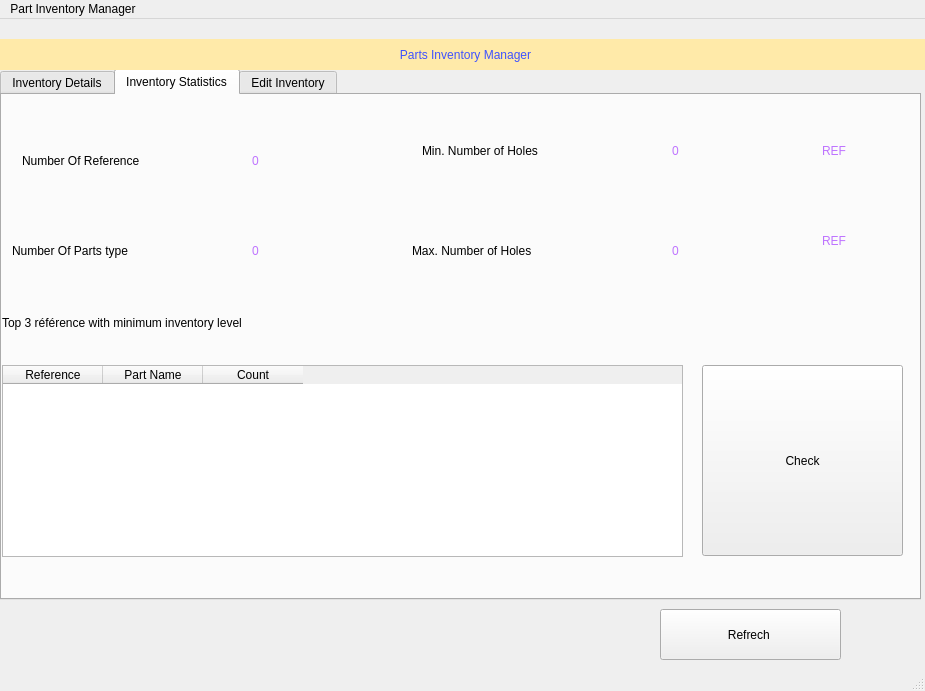
<?xml version="1.0" encoding="UTF-8"?>
<ui version="4.0">
 <class>MainWindow</class>
 <widget class="QMainWindow" name="MainWindow">
  <property name="geometry">
   <rect>
    <x>0</x>
    <y>0</y>
    <width>925</width>
    <height>691</height>
   </rect>
  </property>
  <property name="windowTitle">
   <string>MainWindow</string>
  </property>
  <widget class="QWidget" name="centralwidget">
   <widget class="QTabWidget" name="ll">
    <property name="geometry">
     <rect>
      <x>0</x>
      <y>50</y>
      <width>921</width>
      <height>531</height>
     </rect>
    </property>
    <property name="styleSheet">
     <string notr="true">font: 75 italic 16pt &quot;Century Schoolbook L&quot;;</string>
    </property>
    <property name="currentIndex">
     <number>1</number>
    </property>
    <widget class="QWidget" name="tab">
     <attribute name="title">
      <string>Inventory Details</string>
     </attribute>
     <widget class="QLabel" name="label_2">
      <property name="geometry">
       <rect>
        <x>20</x>
        <y>30</y>
        <width>521</width>
        <height>16</height>
       </rect>
      </property>
      <property name="text">
       <string>Search of references with count level lower of equal to:</string>
      </property>
     </widget>
     <widget class="QTableWidget" name="table">
      <property name="geometry">
       <rect>
        <x>0</x>
        <y>80</y>
        <width>911</width>
        <height>401</height>
       </rect>
      </property>
      <property name="styleSheet">
       <string notr="true">font: 75 italic 9.5pt &quot;Century Schoolbook L&quot;;</string>
      </property>
      <column>
       <property name="text">
        <string>ID</string>
       </property>
      </column>
      <column>
       <property name="text">
        <string>Reference</string>
       </property>
      </column>
      <column>
       <property name="text">
        <string>Part Name</string>
       </property>
      </column>
      <column>
       <property name="text">
        <string>Min Area</string>
       </property>
      </column>
      <column>
       <property name="text">
        <string>Max Area</string>
       </property>
      </column>
      <column>
       <property name="text">
        <string>Number Of Holes</string>
       </property>
      </column>
      <column>
       <property name="text">
        <string>Min diameter</string>
       </property>
      </column>
      <column>
       <property name="text">
        <string>Max Diameter</string>
       </property>
      </column>
      <column>
       <property name="text">
        <string>Count</string>
       </property>
      </column>
     </widget>
     <widget class="QSpinBox" name="count_filter_txt">
      <property name="geometry">
       <rect>
        <x>550</x>
        <y>20</y>
        <width>91</width>
        <height>41</height>
       </rect>
      </property>
     </widget>
     <widget class="QPushButton" name="search_btn">
      <property name="geometry">
       <rect>
        <x>680</x>
        <y>30</y>
        <width>191</width>
        <height>31</height>
       </rect>
      </property>
      <property name="text">
       <string>Search</string>
      </property>
     </widget>
    </widget>
    <widget class="QWidget" name="tab_3">
     <attribute name="title">
      <string>Inventory Statistics</string>
     </attribute>
     <widget class="QLabel" name="label_3">
      <property name="geometry">
       <rect>
        <x>20</x>
        <y>20</y>
        <width>221</width>
        <height>91</height>
       </rect>
      </property>
      <property name="text">
       <string>Number Of Reference</string>
      </property>
     </widget>
     <widget class="QLabel" name="label_4">
      <property name="geometry">
       <rect>
        <x>10</x>
        <y>110</y>
        <width>221</width>
        <height>91</height>
       </rect>
      </property>
      <property name="text">
       <string>Number Of Parts type</string>
      </property>
     </widget>
     <widget class="QLabel" name="lbl_ref_nbr">
      <property name="geometry">
       <rect>
        <x>250</x>
        <y>20</y>
        <width>71</width>
        <height>91</height>
       </rect>
      </property>
      <property name="styleSheet">
       <string notr="true">font: 75 italic 16pt &quot;Century Schoolbook L&quot;;
color: rgb(190, 115, 255);</string>
      </property>
      <property name="text">
       <string>0</string>
      </property>
     </widget>
     <widget class="QLabel" name="label_6">
      <property name="geometry">
       <rect>
        <x>420</x>
        <y>10</y>
        <width>221</width>
        <height>91</height>
       </rect>
      </property>
      <property name="text">
       <string>Min. Number of Holes</string>
      </property>
     </widget>
     <widget class="QLabel" name="label_7">
      <property name="geometry">
       <rect>
        <x>410</x>
        <y>110</y>
        <width>221</width>
        <height>91</height>
       </rect>
      </property>
      <property name="text">
       <string>Max. Number of Holes</string>
      </property>
     </widget>
     <widget class="QLabel" name="lbl_parts_nbr">
      <property name="geometry">
       <rect>
        <x>250</x>
        <y>110</y>
        <width>71</width>
        <height>91</height>
       </rect>
      </property>
      <property name="styleSheet">
       <string notr="true">font: 75 italic 16pt &quot;Century Schoolbook L&quot;;
color: rgb(190, 115, 255);</string>
      </property>
      <property name="text">
       <string>0</string>
      </property>
     </widget>
     <widget class="QLabel" name="lbl_min_hole">
      <property name="geometry">
       <rect>
        <x>670</x>
        <y>10</y>
        <width>71</width>
        <height>91</height>
       </rect>
      </property>
      <property name="styleSheet">
       <string notr="true">font: 75 italic 16pt &quot;Century Schoolbook L&quot;;
color: rgb(190, 115, 255);</string>
      </property>
      <property name="text">
       <string>0</string>
      </property>
     </widget>
     <widget class="QLabel" name="lbl_max_hole">
      <property name="geometry">
       <rect>
        <x>670</x>
        <y>110</y>
        <width>71</width>
        <height>91</height>
       </rect>
      </property>
      <property name="styleSheet">
       <string notr="true">font: 75 italic 16pt &quot;Century Schoolbook L&quot;;
color: rgb(190, 115, 255);</string>
      </property>
      <property name="text">
       <string>0</string>
      </property>
     </widget>
     <widget class="QLabel" name="lbl_min_hole_2">
      <property name="geometry">
       <rect>
        <x>820</x>
        <y>10</y>
        <width>71</width>
        <height>91</height>
       </rect>
      </property>
      <property name="styleSheet">
       <string notr="true">font: 75 italic 16pt &quot;Century Schoolbook L&quot;;
color: rgb(190, 115, 255);</string>
      </property>
      <property name="text">
       <string>REF</string>
      </property>
     </widget>
     <widget class="QLabel" name="lbl_max_hole_2">
      <property name="geometry">
       <rect>
        <x>820</x>
        <y>100</y>
        <width>71</width>
        <height>91</height>
       </rect>
      </property>
      <property name="styleSheet">
       <string notr="true">font: 75 italic 16pt &quot;Century Schoolbook L&quot;;
color: rgb(190, 115, 255);</string>
      </property>
      <property name="text">
       <string>REF</string>
      </property>
     </widget>
     <widget class="QTableWidget" name="table2">
      <property name="geometry">
       <rect>
        <x>0</x>
        <y>270</y>
        <width>681</width>
        <height>192</height>
       </rect>
      </property>
      <property name="styleSheet">
       <string notr="true">font: 75 italic 12pt &quot;Century Schoolbook L&quot;;
font: 75 italic 10pt &quot;Century Schoolbook L&quot;;</string>
      </property>
      <column>
       <property name="text">
        <string>Reference</string>
       </property>
      </column>
      <column>
       <property name="text">
        <string>Part Name</string>
       </property>
      </column>
      <column>
       <property name="text">
        <string>Count</string>
       </property>
      </column>
     </widget>
     <widget class="QLabel" name="label_13">
      <property name="geometry">
       <rect>
        <x>0</x>
        <y>220</y>
        <width>461</width>
        <height>16</height>
       </rect>
      </property>
      <property name="text">
       <string>Top 3 référence with minimum inventory level</string>
      </property>
     </widget>
     <widget class="QPushButton" name="check_btn">
      <property name="geometry">
       <rect>
        <x>700</x>
        <y>270</y>
        <width>201</width>
        <height>191</height>
       </rect>
      </property>
      <property name="text">
       <string>Check</string>
      </property>
     </widget>
    </widget>
    <widget class="QWidget" name="tab_2">
     <attribute name="title">
      <string>Edit Inventory</string>
     </attribute>
     <widget class="QLabel" name="label_5">
      <property name="geometry">
       <rect>
        <x>20</x>
        <y>155</y>
        <width>141</width>
        <height>21</height>
       </rect>
      </property>
      <property name="styleSheet">
       <string notr="true">font: 75 italic 20pt &quot;Century Schoolbook L&quot;;
</string>
      </property>
      <property name="text">
       <string>Reference</string>
      </property>
     </widget>
     <widget class="QLabel" name="label_8">
      <property name="geometry">
       <rect>
        <x>20</x>
        <y>210</y>
        <width>141</width>
        <height>21</height>
       </rect>
      </property>
      <property name="styleSheet">
       <string notr="true">font: 75 italic 20pt &quot;Century Schoolbook L&quot;;
</string>
      </property>
      <property name="text">
       <string>Part Name</string>
      </property>
     </widget>
     <widget class="QLabel" name="label_9">
      <property name="geometry">
       <rect>
        <x>20</x>
        <y>270</y>
        <width>141</width>
        <height>21</height>
       </rect>
      </property>
      <property name="styleSheet">
       <string notr="true">font: 75 italic 20pt &quot;Century Schoolbook L&quot;;
</string>
      </property>
      <property name="text">
       <string>Min Area</string>
      </property>
     </widget>
     <widget class="QLabel" name="label_10">
      <property name="geometry">
       <rect>
        <x>20</x>
        <y>320</y>
        <width>141</width>
        <height>21</height>
       </rect>
      </property>
      <property name="styleSheet">
       <string notr="true">font: 75 italic 20pt &quot;Century Schoolbook L&quot;;
</string>
      </property>
      <property name="text">
       <string>Max Area</string>
      </property>
     </widget>
     <widget class="QLabel" name="label_11">
      <property name="geometry">
       <rect>
        <x>430</x>
        <y>150</y>
        <width>241</width>
        <height>21</height>
       </rect>
      </property>
      <property name="styleSheet">
       <string notr="true">font: 75 italic 20pt &quot;Century Schoolbook L&quot;;
</string>
      </property>
      <property name="text">
       <string>Number Of Holes</string>
      </property>
     </widget>
     <widget class="QLabel" name="label_12">
      <property name="geometry">
       <rect>
        <x>430</x>
        <y>200</y>
        <width>211</width>
        <height>21</height>
       </rect>
      </property>
      <property name="styleSheet">
       <string notr="true">font: 75 italic 20pt &quot;Century Schoolbook L&quot;;
</string>
      </property>
      <property name="text">
       <string>Min Diameter</string>
      </property>
     </widget>
     <widget class="QLabel" name="label_14">
      <property name="geometry">
       <rect>
        <x>430</x>
        <y>250</y>
        <width>201</width>
        <height>21</height>
       </rect>
      </property>
      <property name="styleSheet">
       <string notr="true">font: 75 italic 20pt &quot;Century Schoolbook L&quot;;
</string>
      </property>
      <property name="text">
       <string>Max Diameter</string>
      </property>
     </widget>
     <widget class="QLabel" name="label_15">
      <property name="geometry">
       <rect>
        <x>420</x>
        <y>310</y>
        <width>141</width>
        <height>21</height>
       </rect>
      </property>
      <property name="styleSheet">
       <string notr="true">font: 75 italic 20pt &quot;Century Schoolbook L&quot;;
</string>
      </property>
      <property name="text">
       <string>Count</string>
      </property>
     </widget>
     <widget class="QLabel" name="label_16">
      <property name="geometry">
       <rect>
        <x>230</x>
        <y>70</y>
        <width>51</width>
        <height>21</height>
       </rect>
      </property>
      <property name="styleSheet">
       <string notr="true">font: 75 italic 20pt &quot;Century Schoolbook L&quot;;
</string>
      </property>
      <property name="text">
       <string>ID</string>
      </property>
     </widget>
     <widget class="QTextEdit" name="reference">
      <property name="geometry">
       <rect>
        <x>200</x>
        <y>140</y>
        <width>104</width>
        <height>41</height>
       </rect>
      </property>
      <property name="styleSheet">
       <string notr="true">color: rgb(170, 85, 255);
font: 75 italic 12pt &quot;Century Schoolbook L&quot;;</string>
      </property>
      <property name="html">
       <string>&lt;!DOCTYPE HTML PUBLIC &quot;-//W3C//DTD HTML 4.0//EN&quot; &quot;http://www.w3.org/TR/REC-html40/strict.dtd&quot;&gt;
&lt;html&gt;&lt;head&gt;&lt;meta name=&quot;qrichtext&quot; content=&quot;1&quot; /&gt;&lt;style type=&quot;text/css&quot;&gt;
p, li { white-space: pre-wrap; }
&lt;/style&gt;&lt;/head&gt;&lt;body style=&quot; font-family:'Century Schoolbook L'; font-size:12pt; font-weight:72; font-style:italic;&quot;&gt;
&lt;p style=&quot;-qt-paragraph-type:empty; margin-top:0px; margin-bottom:0px; margin-left:0px; margin-right:0px; -qt-block-indent:0; text-indent:0px; font-size:16pt;&quot;&gt;&lt;br /&gt;&lt;/p&gt;&lt;/body&gt;&lt;/html&gt;</string>
      </property>
     </widget>
     <widget class="QLabel" name="id">
      <property name="geometry">
       <rect>
        <x>360</x>
        <y>50</y>
        <width>91</width>
        <height>51</height>
       </rect>
      </property>
      <property name="styleSheet">
       <string notr="true">font: 75 italic 20pt &quot;Century Schoolbook L&quot;;
background-color: rgb(185, 185, 185);
</string>
      </property>
      <property name="text">
       <string/>
      </property>
     </widget>
     <widget class="QSpinBox" name="count">
      <property name="geometry">
       <rect>
        <x>670</x>
        <y>300</y>
        <width>111</width>
        <height>41</height>
       </rect>
      </property>
      <property name="styleSheet">
       <string notr="true">color: rgb(170, 85, 255);
font: 75 italic 12pt &quot;Century Schoolbook L&quot;;</string>
      </property>
     </widget>
     <widget class="QTextEdit" name="part_name">
      <property name="geometry">
       <rect>
        <x>200</x>
        <y>200</y>
        <width>104</width>
        <height>41</height>
       </rect>
      </property>
      <property name="styleSheet">
       <string notr="true">color: rgb(170, 85, 255);
font: 75 italic 12pt &quot;Century Schoolbook L&quot;;</string>
      </property>
      <property name="html">
       <string>&lt;!DOCTYPE HTML PUBLIC &quot;-//W3C//DTD HTML 4.0//EN&quot; &quot;http://www.w3.org/TR/REC-html40/strict.dtd&quot;&gt;
&lt;html&gt;&lt;head&gt;&lt;meta name=&quot;qrichtext&quot; content=&quot;1&quot; /&gt;&lt;style type=&quot;text/css&quot;&gt;
p, li { white-space: pre-wrap; }
&lt;/style&gt;&lt;/head&gt;&lt;body style=&quot; font-family:'Century Schoolbook L'; font-size:12pt; font-weight:72; font-style:italic;&quot;&gt;
&lt;p style=&quot;-qt-paragraph-type:empty; margin-top:0px; margin-bottom:0px; margin-left:0px; margin-right:0px; -qt-block-indent:0; text-indent:0px; font-size:16pt;&quot;&gt;&lt;br /&gt;&lt;/p&gt;&lt;/body&gt;&lt;/html&gt;</string>
      </property>
     </widget>
     <widget class="QTextEdit" name="min_area">
      <property name="geometry">
       <rect>
        <x>200</x>
        <y>260</y>
        <width>104</width>
        <height>41</height>
       </rect>
      </property>
      <property name="styleSheet">
       <string notr="true">color: rgb(170, 85, 255);
font: 75 italic 12pt &quot;Century Schoolbook L&quot;;</string>
      </property>
      <property name="html">
       <string>&lt;!DOCTYPE HTML PUBLIC &quot;-//W3C//DTD HTML 4.0//EN&quot; &quot;http://www.w3.org/TR/REC-html40/strict.dtd&quot;&gt;
&lt;html&gt;&lt;head&gt;&lt;meta name=&quot;qrichtext&quot; content=&quot;1&quot; /&gt;&lt;style type=&quot;text/css&quot;&gt;
p, li { white-space: pre-wrap; }
&lt;/style&gt;&lt;/head&gt;&lt;body style=&quot; font-family:'Century Schoolbook L'; font-size:12pt; font-weight:72; font-style:italic;&quot;&gt;
&lt;p style=&quot;-qt-paragraph-type:empty; margin-top:0px; margin-bottom:0px; margin-left:0px; margin-right:0px; -qt-block-indent:0; text-indent:0px; font-size:16pt;&quot;&gt;&lt;br /&gt;&lt;/p&gt;&lt;/body&gt;&lt;/html&gt;</string>
      </property>
     </widget>
     <widget class="QTextEdit" name="max_area">
      <property name="geometry">
       <rect>
        <x>200</x>
        <y>310</y>
        <width>104</width>
        <height>41</height>
       </rect>
      </property>
      <property name="styleSheet">
       <string notr="true">color: rgb(170, 85, 255);
font: 75 italic 12pt &quot;Century Schoolbook L&quot;;</string>
      </property>
      <property name="html">
       <string>&lt;!DOCTYPE HTML PUBLIC &quot;-//W3C//DTD HTML 4.0//EN&quot; &quot;http://www.w3.org/TR/REC-html40/strict.dtd&quot;&gt;
&lt;html&gt;&lt;head&gt;&lt;meta name=&quot;qrichtext&quot; content=&quot;1&quot; /&gt;&lt;style type=&quot;text/css&quot;&gt;
p, li { white-space: pre-wrap; }
&lt;/style&gt;&lt;/head&gt;&lt;body style=&quot; font-family:'Century Schoolbook L'; font-size:12pt; font-weight:72; font-style:italic;&quot;&gt;
&lt;p style=&quot;-qt-paragraph-type:empty; margin-top:0px; margin-bottom:0px; margin-left:0px; margin-right:0px; -qt-block-indent:0; text-indent:0px; font-size:16pt;&quot;&gt;&lt;br /&gt;&lt;/p&gt;&lt;/body&gt;&lt;/html&gt;</string>
      </property>
     </widget>
     <widget class="QTextEdit" name="number_of_holes">
      <property name="geometry">
       <rect>
        <x>670</x>
        <y>140</y>
        <width>104</width>
        <height>41</height>
       </rect>
      </property>
      <property name="styleSheet">
       <string notr="true">color: rgb(170, 85, 255);
font: 75 italic 12pt &quot;Century Schoolbook L&quot;;</string>
      </property>
      <property name="html">
       <string>&lt;!DOCTYPE HTML PUBLIC &quot;-//W3C//DTD HTML 4.0//EN&quot; &quot;http://www.w3.org/TR/REC-html40/strict.dtd&quot;&gt;
&lt;html&gt;&lt;head&gt;&lt;meta name=&quot;qrichtext&quot; content=&quot;1&quot; /&gt;&lt;style type=&quot;text/css&quot;&gt;
p, li { white-space: pre-wrap; }
&lt;/style&gt;&lt;/head&gt;&lt;body style=&quot; font-family:'Century Schoolbook L'; font-size:12pt; font-weight:72; font-style:italic;&quot;&gt;
&lt;p style=&quot;-qt-paragraph-type:empty; margin-top:0px; margin-bottom:0px; margin-left:0px; margin-right:0px; -qt-block-indent:0; text-indent:0px; font-size:16pt;&quot;&gt;&lt;br /&gt;&lt;/p&gt;&lt;/body&gt;&lt;/html&gt;</string>
      </property>
     </widget>
     <widget class="QTextEdit" name="min_diameter">
      <property name="geometry">
       <rect>
        <x>670</x>
        <y>200</y>
        <width>104</width>
        <height>41</height>
       </rect>
      </property>
      <property name="styleSheet">
       <string notr="true">color: rgb(170, 85, 255);
font: 75 italic 12pt &quot;Century Schoolbook L&quot;;</string>
      </property>
      <property name="html">
       <string>&lt;!DOCTYPE HTML PUBLIC &quot;-//W3C//DTD HTML 4.0//EN&quot; &quot;http://www.w3.org/TR/REC-html40/strict.dtd&quot;&gt;
&lt;html&gt;&lt;head&gt;&lt;meta name=&quot;qrichtext&quot; content=&quot;1&quot; /&gt;&lt;style type=&quot;text/css&quot;&gt;
p, li { white-space: pre-wrap; }
&lt;/style&gt;&lt;/head&gt;&lt;body style=&quot; font-family:'Century Schoolbook L'; font-size:12pt; font-weight:72; font-style:italic;&quot;&gt;
&lt;p style=&quot;-qt-paragraph-type:empty; margin-top:0px; margin-bottom:0px; margin-left:0px; margin-right:0px; -qt-block-indent:0; text-indent:0px; font-size:16pt;&quot;&gt;&lt;br /&gt;&lt;/p&gt;&lt;/body&gt;&lt;/html&gt;</string>
      </property>
     </widget>
     <widget class="QTextEdit" name="max_diameter">
      <property name="geometry">
       <rect>
        <x>670</x>
        <y>250</y>
        <width>104</width>
        <height>41</height>
       </rect>
      </property>
      <property name="styleSheet">
       <string notr="true">color: rgb(170, 85, 255);
font: 75 italic 12pt &quot;Century Schoolbook L&quot;;</string>
      </property>
      <property name="html">
       <string>&lt;!DOCTYPE HTML PUBLIC &quot;-//W3C//DTD HTML 4.0//EN&quot; &quot;http://www.w3.org/TR/REC-html40/strict.dtd&quot;&gt;
&lt;html&gt;&lt;head&gt;&lt;meta name=&quot;qrichtext&quot; content=&quot;1&quot; /&gt;&lt;style type=&quot;text/css&quot;&gt;
p, li { white-space: pre-wrap; }
&lt;/style&gt;&lt;/head&gt;&lt;body style=&quot; font-family:'Century Schoolbook L'; font-size:12pt; font-weight:72; font-style:italic;&quot;&gt;
&lt;p style=&quot;-qt-paragraph-type:empty; margin-top:0px; margin-bottom:0px; margin-left:0px; margin-right:0px; -qt-block-indent:0; text-indent:0px; font-size:16pt;&quot;&gt;&lt;br /&gt;&lt;/p&gt;&lt;/body&gt;&lt;/html&gt;</string>
      </property>
     </widget>
     <widget class="QPushButton" name="last_btn">
      <property name="geometry">
       <rect>
        <x>320</x>
        <y>390</y>
        <width>101</width>
        <height>51</height>
       </rect>
      </property>
      <property name="styleSheet">
       <string notr="true">font: 75 italic 22pt &quot;Century Schoolbook L&quot;;
color: rgb(255, 85, 0);</string>
      </property>
      <property name="text">
       <string>&gt;&gt;</string>
      </property>
     </widget>
     <widget class="QPushButton" name="next_btn">
      <property name="geometry">
       <rect>
        <x>220</x>
        <y>390</y>
        <width>101</width>
        <height>51</height>
       </rect>
      </property>
      <property name="styleSheet">
       <string notr="true">font: 75 italic 22pt &quot;Century Schoolbook L&quot;;
color: rgb(255, 170, 0);</string>
      </property>
      <property name="text">
       <string>&gt;</string>
      </property>
     </widget>
     <widget class="QPushButton" name="previous_btn">
      <property name="geometry">
       <rect>
        <x>100</x>
        <y>390</y>
        <width>101</width>
        <height>51</height>
       </rect>
      </property>
      <property name="styleSheet">
       <string notr="true">font: 75 italic 22pt &quot;Century Schoolbook L&quot;;
color: rgb(255, 170, 0);</string>
      </property>
      <property name="text">
       <string>&lt;</string>
      </property>
     </widget>
     <widget class="QPushButton" name="firt_btn">
      <property name="geometry">
       <rect>
        <x>0</x>
        <y>390</y>
        <width>101</width>
        <height>51</height>
       </rect>
      </property>
      <property name="styleSheet">
       <string notr="true">font: 75 italic 22pt &quot;Century Schoolbook L&quot;;
color: rgb(255, 85, 0);</string>
      </property>
      <property name="text">
       <string>&lt;&lt;</string>
      </property>
     </widget>
     <widget class="QPushButton" name="update_btn">
      <property name="geometry">
       <rect>
        <x>480</x>
        <y>390</y>
        <width>121</width>
        <height>51</height>
       </rect>
      </property>
      <property name="text">
       <string>Update</string>
      </property>
     </widget>
     <widget class="QPushButton" name="delete_btn">
      <property name="geometry">
       <rect>
        <x>610</x>
        <y>390</y>
        <width>121</width>
        <height>51</height>
       </rect>
      </property>
      <property name="text">
       <string>Delete</string>
      </property>
     </widget>
     <widget class="QPushButton" name="add_btn">
      <property name="geometry">
       <rect>
        <x>730</x>
        <y>390</y>
        <width>121</width>
        <height>51</height>
       </rect>
      </property>
      <property name="text">
       <string>Add</string>
      </property>
     </widget>
    </widget>
   </widget>
   <widget class="QLabel" name="label">
    <property name="geometry">
     <rect>
      <x>0</x>
      <y>20</y>
      <width>931</width>
      <height>31</height>
     </rect>
    </property>
    <property name="styleSheet">
     <string notr="true">font: 75 italic 28pt &quot;Century Schoolbook L&quot;;
color: rgb(62, 81, 255);
background-color: rgb(255, 234, 169);

</string>
    </property>
    <property name="text">
     <string>Parts Inventory Manager</string>
    </property>
    <property name="alignment">
     <set>Qt::AlignCenter</set>
    </property>
   </widget>
   <widget class="QPushButton" name="refresh_btn">
    <property name="geometry">
     <rect>
      <x>660</x>
      <y>590</y>
      <width>181</width>
      <height>51</height>
     </rect>
    </property>
    <property name="styleSheet">
     <string notr="true">font: 75 italic 16pt &quot;Century Schoolbook L&quot;;</string>
    </property>
    <property name="text">
     <string>Refrech </string>
    </property>
   </widget>
  </widget>
  <widget class="QMenuBar" name="menubar">
   <property name="geometry">
    <rect>
     <x>0</x>
     <y>0</y>
     <width>925</width>
     <height>22</height>
    </rect>
   </property>
   <widget class="QMenu" name="menuPart_Inventory_Manager">
    <property name="title">
     <string>Part Inventory Manager</string>
    </property>
   </widget>
   <addaction name="menuPart_Inventory_Manager"/>
  </widget>
  <widget class="QStatusBar" name="statusbar"/>
 </widget>
 <resources/>
 <connections/>
</ui>
